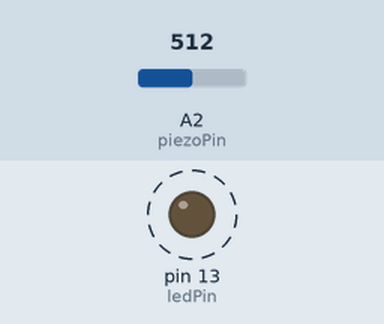
The sketch below on a simulated Arduino Uno, built with avr-gcc and run on an emulated ATmega328P. Shown: output pins drawn as LEDs (lit = HIGH). Dashed ring = blinking. Inputs (shaded band) come from the test bench; at power-on: A2 (piezoPin) = 512. What the sketch prints to the serial monitor is not drawn.

Above: at 0.6 s.
Timing chart, 0 to 3.0 s (numbered marks = the images above):
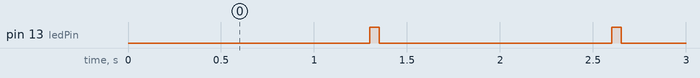

Measured:
- by itself, pin 13 (ledPin): alternates HIGH for 0.05 s and LOW for 1.3 s

The sketch:

sketch.ino
```cpp
// Definição de constantes
const int piezoPin = A2;       // Pino analógico onde o piezo está conectado
const int ledPin = 13;         // Pino do LED integrado
const int threshold = 120;     // Valor de limiar para o sensor piezo
const unsigned long interval = 1300; // Intervalo de verificação em milissegundos

// Variáveis para controle de tempo
unsigned long previousMillis = 0;

void setup() {
  // Inicializa a comunicação serial
  Serial.begin(9600);

  // Configura o pino do LED como saída
  pinMode(ledPin, OUTPUT);
}

void loop() {
  // Verifica o tempo decorrido
  unsigned long currentMillis = millis();

  // Se o tempo decorrido for maior ou igual ao intervalo especificado
  if (currentMillis - previousMillis >= interval) {
    // Atualiza o tempo da última verificação
    previousMillis = currentMillis;

    // Lê o valor do sensor piezo
    int sensorValue = analogRead(piezoPin);

    // Verifica o valor lido e imprime a mensagem correspondente
    if (sensorValue > threshold) {
      Serial.println("0");
    } else {
      Serial.println("1");
    }

    // Pisca o LED integrado
    digitalWrite(ledPin, HIGH);  // Liga o LED
    delay(50);                   // Espera 50ms
    digitalWrite(ledPin, LOW);   // Desliga o LED

    static int count = 0;
    count++;

    // A cada dois prints, imprime "=================="
    if (count % 2 == 0) {
      Serial.println("==================");
    }
  }
}
```
